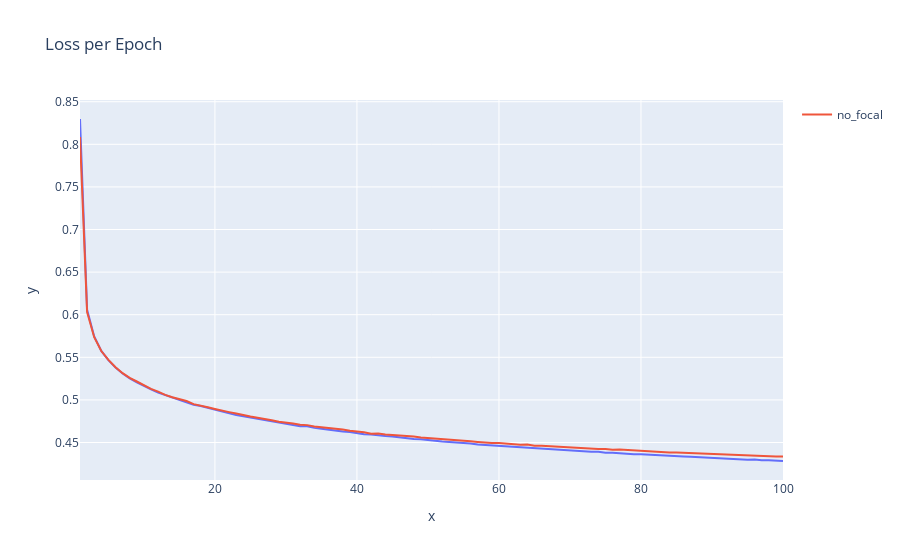

The notebook cell saved with this chart:
### Code cell
import pandas as pd
import matplotlib.pyplot as plt
import plotly.express as px
import plotly.graph_objects as go



def prep_for_plot(results):
    df = pd.DataFrame(results.items())
    df.rename(columns={0:'x', 1:'y'}, inplace=True)
    df['y'] = pd.to_numeric(df['y'])
    return df

df_no_focal = prep_for_plot(results_no_focal)
df2 = prep_for_plot(results)
df2['y_no_focal'] = df_no_focal['y']

fig = px.line(df2, x="x", y="y", title='Loss per Epoch')
fig.add_scatter(x=df2['x'], y=df2['y_no_focal'], mode='lines', hovertext=df2['y_no_focal'], hoverinfo="text",name = 'no_focal')
fig.show()
